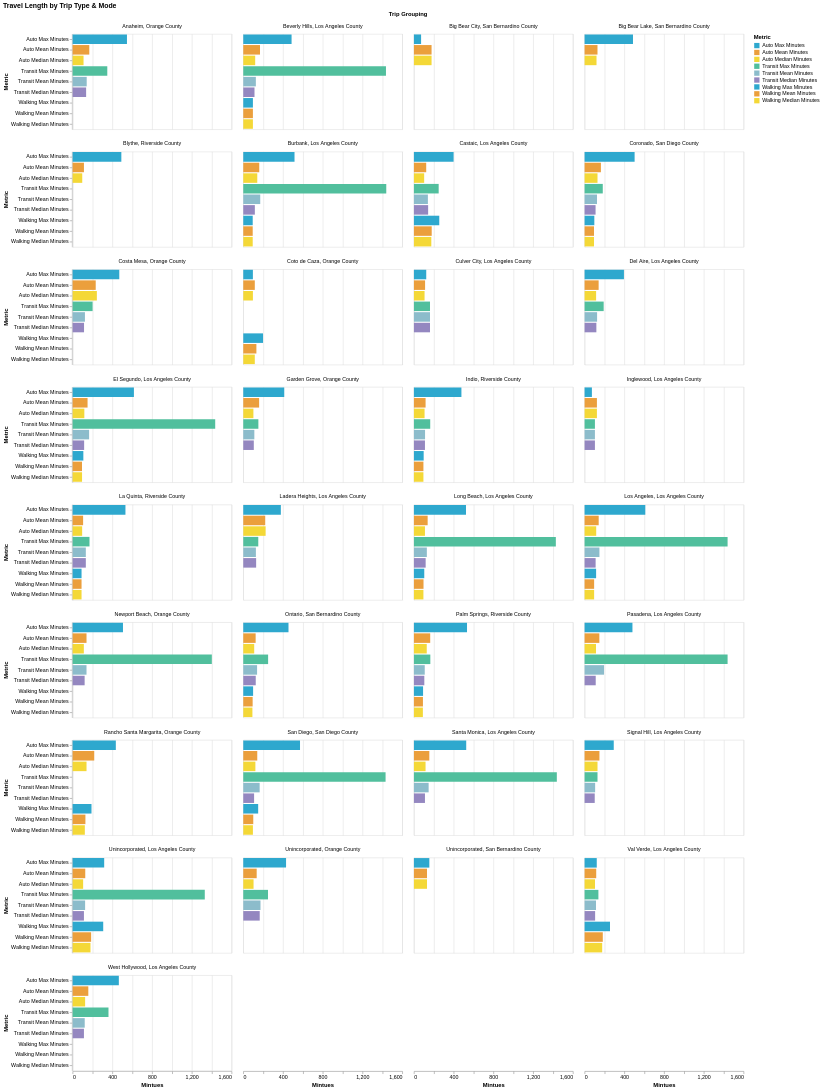

The notebook cell this image was saved under:
### Code cell
alt.Chart(summary_long_all_min).mark_bar().encode(
    x="Mintues:Q",
    y="Metric:O",
    color=alt.Color("Metric:N", scale=alt.Scale(range=cp.CALITP_CATEGORY_BRIGHT_COLORS)),
    # row="Trip Grouping:O",
    facet=alt.Facet('Trip Grouping:O').columns(4),
).properties(title="Travel Length by Trip Type & Mode")

### Figure 1 — Vega-Lite specification as saved in the notebook (floating-point values rounded to 4 significant figures; data arrays with more than 128 entries replaced by an {"elided": "..."} marker saying what was removed)
{"config": {"view": {"continuousWidth": 300, "continuousHeight": 300}}, "data": {"name": "data-fdfb74a03cc9dbd38530c6138b4f7af2"}, "mark": {"type": "bar"}, "encoding": {"color": {"field": "Metric", "scale": {"range": ["#2EA8CE", "#EB9F3C", "#F4D837", "#51BF9D", "#8CBCCB", "#9487C0"]}, "type": "nominal"}, "facet": {"columns": 4, "field": "Trip Grouping", "type": "ordinal"}, "x": {"field": "Mintues", "type": "quantitative"}, "y": {"field": "Metric", "type": "ordinal"}}, "title": "Travel Length by Trip Type & Mode", "$schema": "https://vega.github.io/schema/vega-lite/v6.1.0.json", "datasets": {"data-fdfb74a03cc9dbd38530c6138b4f7af2": {"elided": "306 records"}}}
